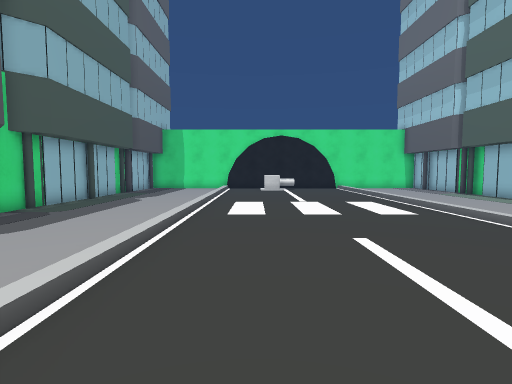
View 1 (above)

17 first-person views from a walk through a Unity game level. The camera is 1.3 m above the floor, tilts 4° down and sees 80° across. The floor is counted in squares, 1 m on a side. Each view is taken from the middle of a square. On the plan, view 1 faces up. The plan holds only what a view shows up to about 14 squares ahead; the rest is blank. The place goes on beyond the plan. Some surface patterns are stand-ins.

View 2
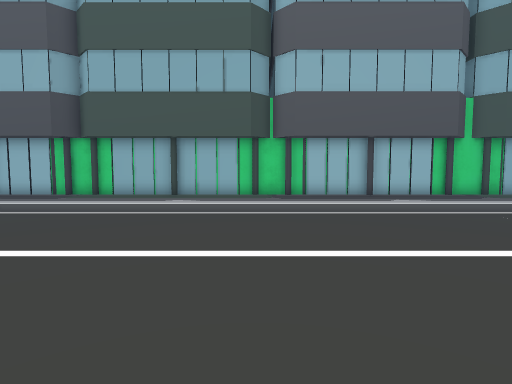

View 3
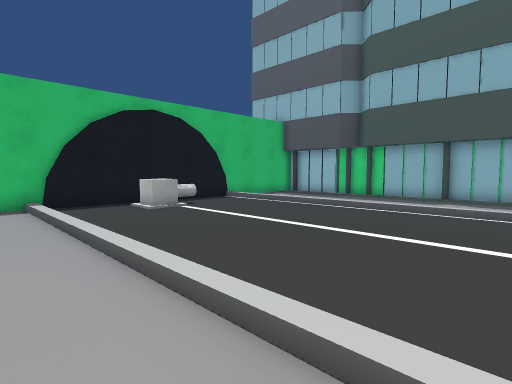

View 4
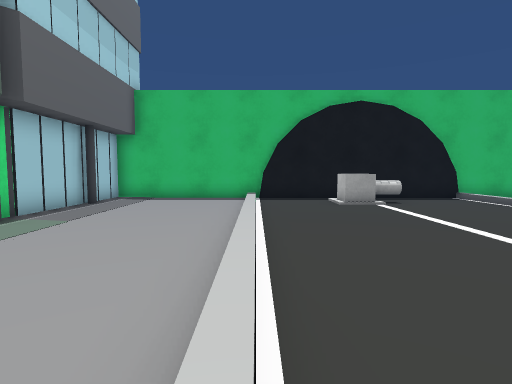

View 5
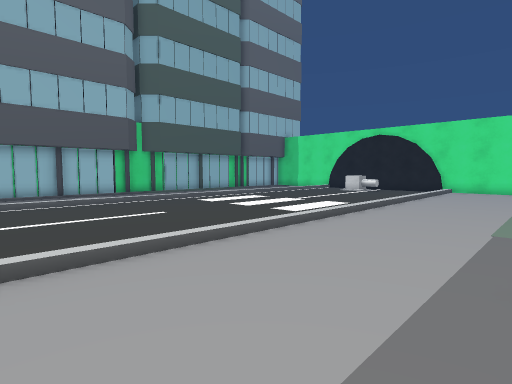

View 6
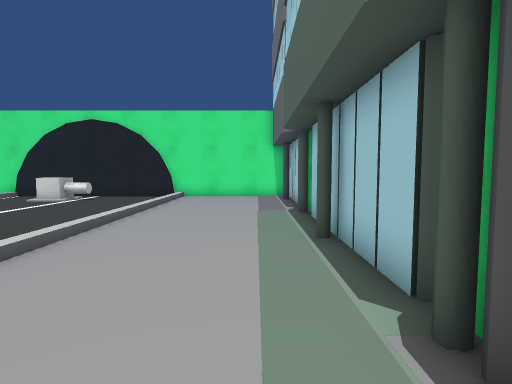

View 7
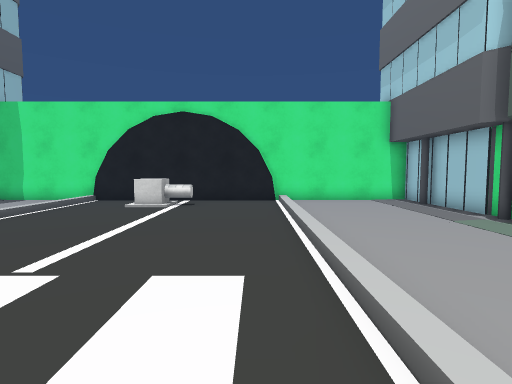

View 8
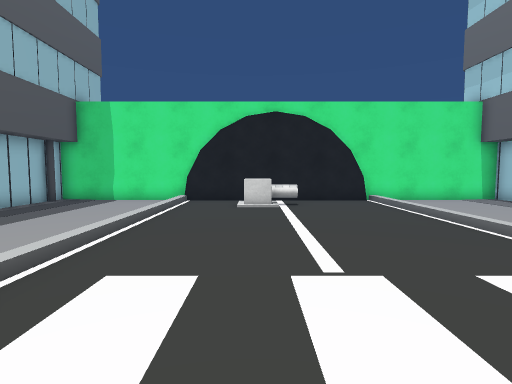

View 9
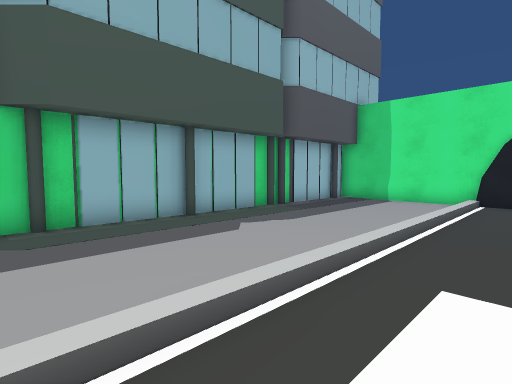

View 10
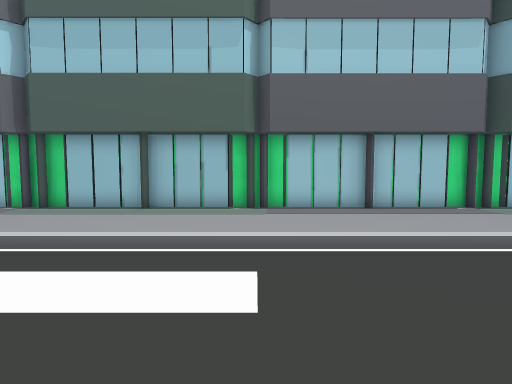

View 11
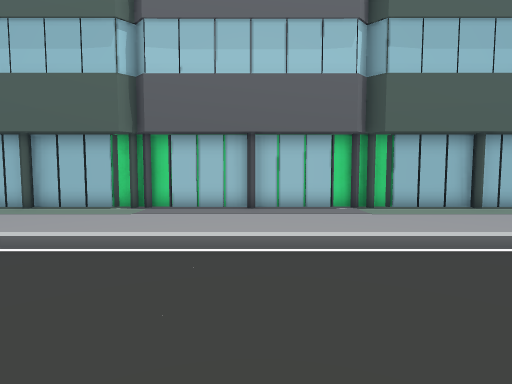

View 12
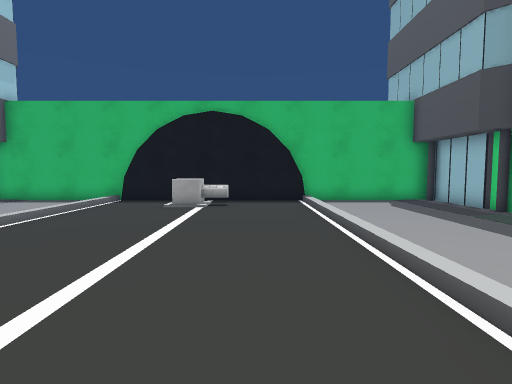

View 13
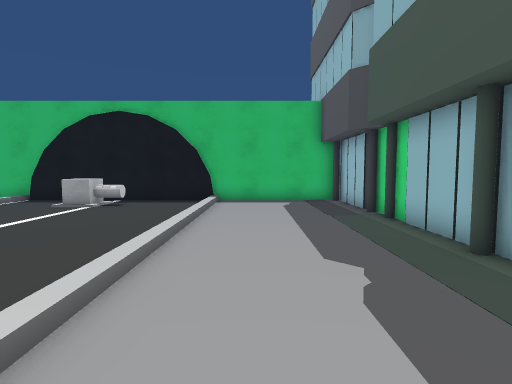

View 14
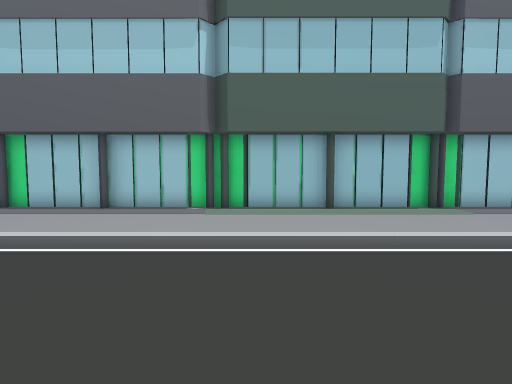

View 15
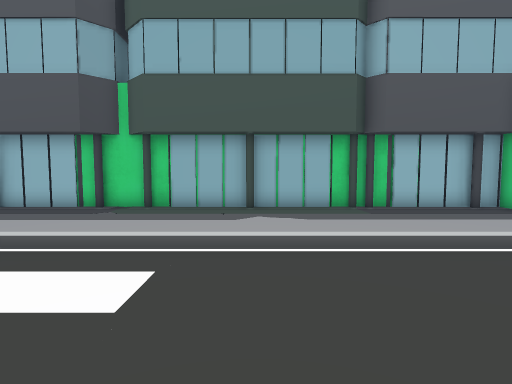

View 16
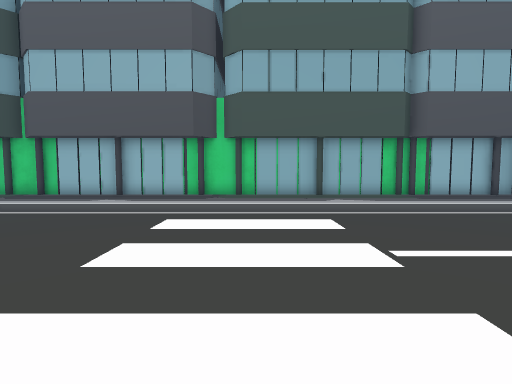

View 17
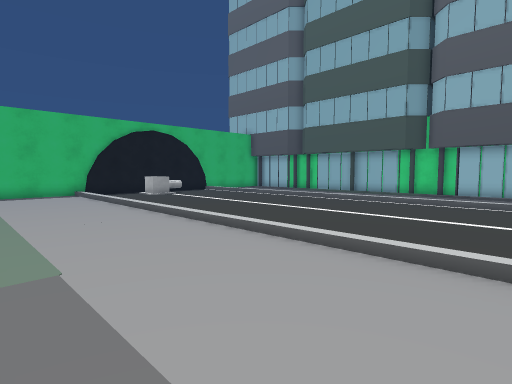

### Floor plan
Key: @ floor where view 1 was taken; # wall or solid block; . floor; / step, stairs or slope; O other object.
Columns run from 8 left of view 1 to 12 right of it. Each row starts with its distance up from view 1.
 23 #####################
 22 ##..../......./.... #
 21 # ..../..OO.../.... #
 20 # ..../..O..../.... #
 19 # ..../......./.... #
 18 O ..../......./.... #
 17 O ..../......./.... O
 16 # ..../......./.... O
 15 # ..../......./.... #
 14 # ..../......./.... #
 13 # ..../......./....O#
 12 # ..../......./.... #
 11 # ..../......./.... #
 10 # ..../......./.... #
  9 # ..../......./.... #
  8 O ..../......./.... #
  7 # ..../......./.... #
  6 # ..../......./.....#
  5 #O..../......./....O#
  4 # ..../......./.... #
  3 # .. ./......./.... #
  2 # ..  /......./.... O
  1 # ... /......./.....O
  0 # ..  /.@...../.... #
 -1 # ..../......./.... #
 -2 # ..../......./.... #
 -3 # ..../......./.... #
 -4 # ..../......./.... #
 -5 # ..../......./.... #
 -6 # ..../......./.... O
 -7 O ..../......./.... #
 -8 # ..../......./.... #
 -9 # ..../......./.... #
-10 # ..../...OO../....O#
-11 # ..../..OOO../.... #
-12 ##....########/.... #
-13 #######      ########

Positions as (right, up) in squares from view 1, and headings:
1: (0, 0), facing up
2: (6, 0), facing left
3: (8, 0), facing down-left
4: (6, 0), facing down
5: (11, 1), facing up-left
6: (10, 7), facing up
7: (5, 9), facing up
8: (1, 9), facing up
9: (0, 9), facing up-left
10: (1, 9), facing right
11: (1, 5), facing right
12: (0, 1), facing down
13: (-4, 1), facing down
14: (1, 0), facing right
15: (3, 14), facing left
16: (6, 11), facing left
17: (11, 6), facing down-left
